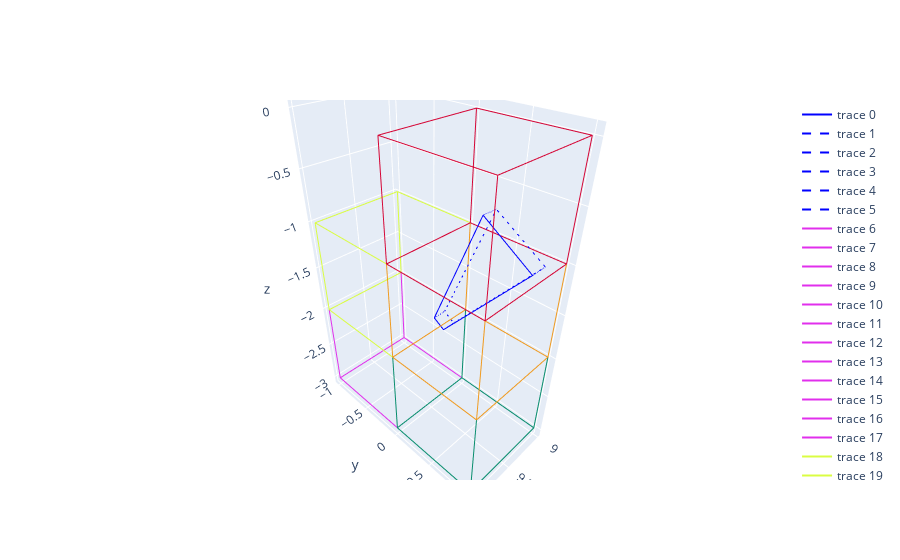

Write notebook code for a chart like this one.
### Code cell
fig = go.Figure()
plot_intersections(fig, hexaedros, subcubos, intersections, 0)
#fig.write_html('figura.html')
fig.show()

### Figure 1 — Plotly figure (JSON) as saved in the notebook; plotly's stock layout.template omitted (floating-point values rounded to 4 significant figures)
{"data": [{"line": {"color": "blue"}, "mode": "lines", "type": "scatter3d", "x": [9.288, 9.306, 9.32, 9.288, 9.288], "y": [-0.1717, 0.3793, 0.9034, -0.03942, -0.1717], "z": [-2.043, -0.6874, -1.004, -2.122, -2.043]}, {"line": {"color": "blue", "dash": "dash"}, "mode": "lines", "type": "scatter3d", "x": [9.136, 9.14, 9.144, 9.137, 9.136], "y": [-0.1695, 0.3816, 0.9011, -0.03684, -0.1695], "z": [-2.041, -0.692, -1.008, -2.12, -2.041]}, {"line": {"color": "blue", "dash": "dash"}, "mode": "lines", "type": "scatter3d", "x": [9.288, 9.136], "y": [-0.1717, -0.1695], "z": [-2.043, -2.041]}, {"line": {"color": "blue", "dash": "dash"}, "mode": "lines", "type": "scatter3d", "x": [9.306, 9.14], "y": [0.3793, 0.3816], "z": [-0.6874, -0.692]}, {"line": {"color": "blue", "dash": "dash"}, "mode": "lines", "type": "scatter3d", "x": [9.32, 9.144], "y": [0.9034, 0.9011], "z": [-1.004, -1.008]}, {"line": {"color": "blue", "dash": "dash"}, "mode": "lines", "type": "scatter3d", "x": [9.288, 9.137], "y": [-0.03942, -0.03684], "z": [-2.122, -2.12]}, {"line": {"color": "rgb(225.13586224058892,47.10131551487929,236.25830116886578)", "width": 2}, "mode": "lines", "type": "scatter3d", "x": [9, 10], "y": [-1, -1], "z": [-3, -3]}, {"line": {"color": "rgb(225.13586224058892,47.10131551487929,236.25830116886578)", "width": 2}, "mode": "lines", "type": "scatter3d", "x": [9, 9], "y": [-1, 0], "z": [-3, -3]}, {"line": {"color": "rgb(225.13586224058892,47.10131551487929,236.25830116886578)", "width": 2}, "mode": "lines", "type": "scatter3d", "x": [9, 9], "y": [-1, -1], "z": [-3, -2]}, {"line": {"color": "rgb(225.13586224058892,47.10131551487929,236.25830116886578)", "width": 2}, "mode": "lines", "type": "scatter3d", "x": [10, 10], "y": [-1, 0], "z": [-3, -3]}, {"line": {"color": "rgb(225.13586224058892,47.10131551487929,236.25830116886578)", "width": 2}, "mode": "lines", "type": "scatter3d", "x": [10, 10], "y": [-1, -1], "z": [-3, -2]}, {"line": {"color": "rgb(225.13586224058892,47.10131551487929,236.25830116886578)", "width": 2}, "mode": "lines", "type": "scatter3d", "x": [10, 9], "y": [0, 0], "z": [-3, -3]}, {"line": {"color": "rgb(225.13586224058892,47.10131551487929,236.25830116886578)", "width": 2}, "mode": "lines", "type": "scatter3d", "x": [10, 10], "y": [0, 0], "z": [-3, -2]}, {"line": {"color": "rgb(225.13586224058892,47.10131551487929,236.25830116886578)", "width": 2}, "mode": "lines", "type": "scatter3d", "x": [9, 9], "y": [0, 0], "z": [-3, -2]}, {"line": {"color": "rgb(225.13586224058892,47.10131551487929,236.25830116886578)", "width": 2}, "mode": "lines", "type": "scatter3d", "x": [9, 10], "y": [-1, -1], "z": [-2, -2]}, {"line": {"color": "rgb(225.13586224058892,47.10131551487929,236.25830116886578)", "width": 2}, "mode": "lines", "type": "scatter3d", "x": [9, 9], "y": [-1, 0], "z": [-2, -2]}, {"line": {"color": "rgb(225.13586224058892,47.10131551487929,236.25830116886578)", "width": 2}, "mode": "lines", "type": "scatter3d", "x": [10, 10], "y": [-1, 0], "z": [-2, -2]}, {"line": {"color": "rgb(225.13586224058892,47.10131551487929,236.25830116886578)", "width": 2}, "mode": "lines", "type": "scatter3d", "x": [10, 9], "y": [0, 0], "z": [-2, -2]}, {"line": {"color": "rgb(218.4293796717567,252.9603499333043,66.32688115476004)", "width": 2}, "mode": "lines", "type": "scatter3d", "x": [9, 10], "y": [-1, -1], "z": [-2, -2]}, {"line": {"color": "rgb(218.4293796717567,252.9603499333043,66.32688115476004)", "width": 2}, "mode": "lines", "type": "scatter3d", "x": [9, 9], "y": [-1, 0], "z": [-2, -2]}, {"line": {"color": "rgb(218.4293796717567,252.9603499333043,66.32688115476004)", "width": 2}, "mode": "lines", "type": "scatter3d", "x": [9, 9], "y": [-1, -1], "z": [-2, -1]}, {"line": {"color": "rgb(218.4293796717567,252.9603499333043,66.32688115476004)", "width": 2}, "mode": "lines", "type": "scatter3d", "x": [10, 10], "y": [-1, 0], "z": [-2, -2]}, {"line": {"color": "rgb(218.4293796717567,252.9603499333043,66.32688115476004)", "width": 2}, "mode": "lines", "type": "scatter3d", "x": [10, 10], "y": [-1, -1], "z": [-2, -1]}, {"line": {"color": "rgb(218.4293796717567,252.9603499333043,66.32688115476004)", "width": 2}, "mode": "lines", "type": "scatter3d", "x": [10, 9], "y": [0, 0], "z": [-2, -2]}, {"line": {"color": "rgb(218.4293796717567,252.9603499333043,66.32688115476004)", "width": 2}, "mode": "lines", "type": "scatter3d", "x": [10, 10], "y": [0, 0], "z": [-2, -1]}, {"line": {"color": "rgb(218.4293796717567,252.9603499333043,66.32688115476004)", "width": 2}, "mode": "lines", "type": "scatter3d", "x": [9, 9], "y": [0, 0], "z": [-2, -1]}, {"line": {"color": "rgb(218.4293796717567,252.9603499333043,66.32688115476004)", "width": 2}, "mode": "lines", "type": "scatter3d", "x": [9, 10], "y": [-1, -1], "z": [-1, -1]}, {"line": {"color": "rgb(218.4293796717567,252.9603499333043,66.32688115476004)", "width": 2}, "mode": "lines", "type": "scatter3d", "x": [9, 9], "y": [-1, 0], "z": [-1, -1]}, {"line": {"color": "rgb(218.4293796717567,252.9603499333043,66.32688115476004)", "width": 2}, "mode": "lines", "type": "scatter3d", "x": [10, 10], "y": [-1, 0], "z": [-1, -1]}, {"line": {"color": "rgb(218.4293796717567,252.9603499333043,66.32688115476004)", "width": 2}, "mode": "lines", "type": "scatter3d", "x": [10, 9], "y": [0, 0], "z": [-1, -1]}, {"line": {"color": "rgb(8.16079497734011,140.76293157047635,108.51974552572992)", "width": 2}, "mode": "lines", "type": "scatter3d", "x": [9, 10], "y": [0, 0], "z": [-3, -3]}, {"line": {"color": "rgb(8.16079497734011,140.76293157047635,108.51974552572992)", "width": 2}, "mode": "lines", "type": "scatter3d", "x": [9, 9], "y": [0, 1], "z": [-3, -3]}, {"line": {"color": "rgb(8.16079497734011,140.76293157047635,108.51974552572992)", "width": 2}, "mode": "lines", "type": "scatter3d", "x": [9, 9], "y": [0, 0], "z": [-3, -2]}, {"line": {"color": "rgb(8.16079497734011,140.76293157047635,108.51974552572992)", "width": 2}, "mode": "lines", "type": "scatter3d", "x": [10, 10], "y": [0, 1], "z": [-3, -3]}, {"line": {"color": "rgb(8.16079497734011,140.76293157047635,108.51974552572992)", "width": 2}, "mode": "lines", "type": "scatter3d", "x": [10, 10], "y": [0, 0], "z": [-3, -2]}, {"line": {"color": "rgb(8.16079497734011,140.76293157047635,108.51974552572992)", "width": 2}, "mode": "lines", "type": "scatter3d", "x": [10, 9], "y": [1, 1], "z": [-3, -3]}, {"line": {"color": "rgb(8.16079497734011,140.76293157047635,108.51974552572992)", "width": 2}, "mode": "lines", "type": "scatter3d", "x": [10, 10], "y": [1, 1], "z": [-3, -2]}, {"line": {"color": "rgb(8.16079497734011,140.76293157047635,108.51974552572992)", "width": 2}, "mode": "lines", "type": "scatter3d", "x": [9, 9], "y": [1, 1], "z": [-3, -2]}, {"line": {"color": "rgb(8.16079497734011,140.76293157047635,108.51974552572992)", "width": 2}, "mode": "lines", "type": "scatter3d", "x": [9, 10], "y": [0, 0], "z": [-2, -2]}, {"line": {"color": "rgb(8.16079497734011,140.76293157047635,108.51974552572992)", "width": 2}, "mode": "lines", "type": "scatter3d", "x": [9, 9], "y": [0, 1], "z": [-2, -2]}, {"line": {"color": "rgb(8.16079497734011,140.76293157047635,108.51974552572992)", "width": 2}, "mode": "lines", "type": "scatter3d", "x": [10, 10], "y": [0, 1], "z": [-2, -2]}, {"line": {"color": "rgb(8.16079497734011,140.76293157047635,108.51974552572992)", "width": 2}, "mode": "lines", "type": "scatter3d", "x": [10, 9], "y": [1, 1], "z": [-2, -2]}, {"line": {"color": "rgb(240.35729503264554,154.47110136130954,30.31152321113064)", "width": 2}, "mode": "lines", "type": "scatter3d", "x": [9, 10], "y": [0, 0], "z": [-2, -2]}, {"line": {"color": "rgb(240.35729503264554,154.47110136130954,30.31152321113064)", "width": 2}, "mode": "lines", "type": "scatter3d", "x": [9, 9], "y": [0, 1], "z": [-2, -2]}, {"line": {"color": "rgb(240.35729503264554,154.47110136130954,30.31152321113064)", "width": 2}, "mode": "lines", "type": "scatter3d", "x": [9, 9], "y": [0, 0], "z": [-2, -1]}, {"line": {"color": "rgb(240.35729503264554,154.47110136130954,30.31152321113064)", "width": 2}, "mode": "lines", "type": "scatter3d", "x": [10, 10], "y": [0, 1], "z": [-2, -2]}, {"line": {"color": "rgb(240.35729503264554,154.47110136130954,30.31152321113064)", "width": 2}, "mode": "lines", "type": "scatter3d", "x": [10, 10], "y": [0, 0], "z": [-2, -1]}, {"line": {"color": "rgb(240.35729503264554,154.47110136130954,30.31152321113064)", "width": 2}, "mode": "lines", "type": "scatter3d", "x": [10, 9], "y": [1, 1], "z": [-2, -2]}, {"line": {"color": "rgb(240.35729503264554,154.47110136130954,30.31152321113064)", "width": 2}, "mode": "lines", "type": "scatter3d", "x": [10, 10], "y": [1, 1], "z": [-2, -1]}, {"line": {"color": "rgb(240.35729503264554,154.47110136130954,30.31152321113064)", "width": 2}, "mode": "lines", "type": "scatter3d", "x": [9, 9], "y": [1, 1], "z": [-2, -1]}, {"line": {"color": "rgb(240.35729503264554,154.47110136130954,30.31152321113064)", "width": 2}, "mode": "lines", "type": "scatter3d", "x": [9, 10], "y": [0, 0], "z": [-1, -1]}, {"line": {"color": "rgb(240.35729503264554,154.47110136130954,30.31152321113064)", "width": 2}, "mode": "lines", "type": "scatter3d", "x": [9, 9], "y": [0, 1], "z": [-1, -1]}, {"line": {"color": "rgb(240.35729503264554,154.47110136130954,30.31152321113064)", "width": 2}, "mode": "lines", "type": "scatter3d", "x": [10, 10], "y": [0, 1], "z": [-1, -1]}, {"line": {"color": "rgb(240.35729503264554,154.47110136130954,30.31152321113064)", "width": 2}, "mode": "lines", "type": "scatter3d", "x": [10, 9], "y": [1, 1], "z": [-1, -1]}, {"line": {"color": "rgb(213.48721086465093,5.425397589558858,52.68189396073454)", "width": 2}, "mode": "lines", "type": "scatter3d", "x": [9, 10], "y": [0, 0], "z": [-1, -1]}, {"line": {"color": "rgb(213.48721086465093,5.425397589558858,52.68189396073454)", "width": 2}, "mode": "lines", "type": "scatter3d", "x": [9, 9], "y": [0, 1], "z": [-1, -1]}, {"line": {"color": "rgb(213.48721086465093,5.425397589558858,52.68189396073454)", "width": 2}, "mode": "lines", "type": "scatter3d", "x": [9, 9], "y": [0, 0], "z": [-1, 0]}, {"line": {"color": "rgb(213.48721086465093,5.425397589558858,52.68189396073454)", "width": 2}, "mode": "lines", "type": "scatter3d", "x": [10, 10], "y": [0, 1], "z": [-1, -1]}, {"line": {"color": "rgb(213.48721086465093,5.425397589558858,52.68189396073454)", "width": 2}, "mode": "lines", "type": "scatter3d", "x": [10, 10], "y": [0, 0], "z": [-1, 0]}, {"line": {"color": "rgb(213.48721086465093,5.425397589558858,52.68189396073454)", "width": 2}, "mode": "lines", "type": "scatter3d", "x": [10, 9], "y": [1, 1], "z": [-1, -1]}, {"line": {"color": "rgb(213.48721086465093,5.425397589558858,52.68189396073454)", "width": 2}, "mode": "lines", "type": "scatter3d", "x": [10, 10], "y": [1, 1], "z": [-1, 0]}, {"line": {"color": "rgb(213.48721086465093,5.425397589558858,52.68189396073454)", "width": 2}, "mode": "lines", "type": "scatter3d", "x": [9, 9], "y": [1, 1], "z": [-1, 0]}, {"line": {"color": "rgb(213.48721086465093,5.425397589558858,52.68189396073454)", "width": 2}, "mode": "lines", "type": "scatter3d", "x": [9, 10], "y": [0, 0], "z": [0, 0]}, {"line": {"color": "rgb(213.48721086465093,5.425397589558858,52.68189396073454)", "width": 2}, "mode": "lines", "type": "scatter3d", "x": [9, 9], "y": [0, 1], "z": [0, 0]}, {"line": {"color": "rgb(213.48721086465093,5.425397589558858,52.68189396073454)", "width": 2}, "mode": "lines", "type": "scatter3d", "x": [10, 10], "y": [0, 1], "z": [0, 0]}, {"line": {"color": "rgb(213.48721086465093,5.425397589558858,52.68189396073454)", "width": 2}, "mode": "lines", "type": "scatter3d", "x": [10, 9], "y": [1, 1], "z": [0, 0]}], "layout": {}}
